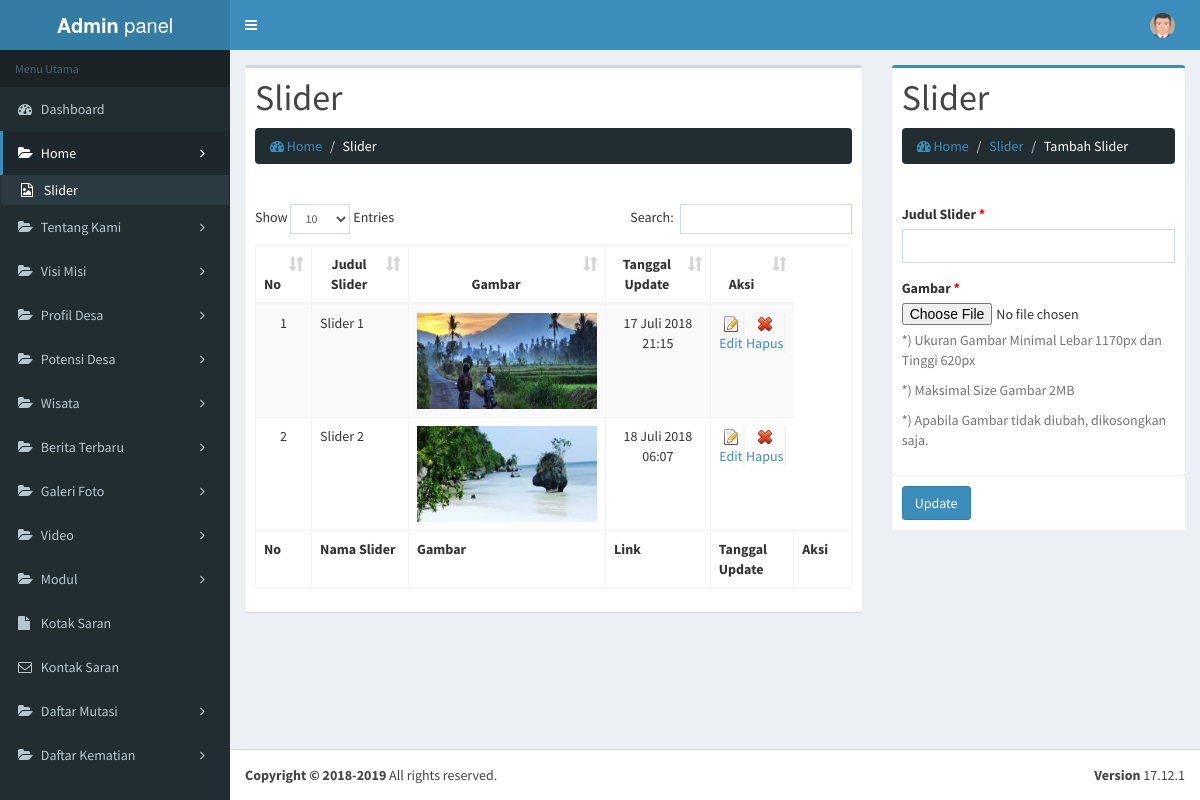
The app's page /admin/slider (signed in) with its own data.
### tables this page shows
CREATE TABLE `slider` (
  `id_slider` int(5) NOT NULL,
  `judul` varchar(180) NOT NULL,
  `gambar` varchar(180) NOT NULL,
  `tgl_update` datetime NOT NULL
);

### system/z_setting.php (called while the page is built, shortened)
<?php
	$sql7 = $pdo->query("SELECT id_modul, deskripsi, gambar, jenis_modul FROM modul WHERE status='On' ORDER BY id_modul ASC");
	while($tsql7 = $sql7->fetch(PDO::FETCH_ASSOC)) {
		if($tsql7['jenis_modul']!='Images'){
			$deskrip[$tsql7['id_modul']] = $tsql7['deskripsi'];
		}else{
			$deskrip[$tsql7['id_modul']] = $tsql7['gambar'];
		}
	}
	$nmgweb 	= explode(",", $deskrip[0]);
	$ng1=$nmgweb[0];
	$ng3=$nmgweb[2];
	$namaweb  	= $ng1;
	$imgname2  	= $ng3;
?>

### system/fungsi_indotgl2.php (called while the page is built, shortened)
<?php
	function tgl2($tgl2){
			$jam = substr($tgl2,11,5);
			$tanggal = substr($tgl2,8,2);
			$bulan = getBulan2(substr($tgl2,5,2));
			$tahun = substr($tgl2,0,4);
			return $tanggal.' '.$bulan.' '.$tahun.' '.$jam;
	}
	function getBulan2($bln){
				switch ($bln){
					case 7:
						return "Juli";
						break;
				}
			}
?>

### admin/modul/slider/index.php (the view, shortened to what this page needs)
<?php
if (empty($_SESSION['namaadmin']) AND empty($_SESSION['leveladmin'])){
	echo "<link href='style.css' rel='stylesheet' type='text/css'>
	<center>Untuk mengakses modul, Anda harus login <br>";
	echo "<a href=../../index.php><b>LOGIN</b></a></center>";
}else{
	$hal = "Slider";
	$module = "slider";
	switch($_GET['act']){
		case "list":
	?>
			<section class="content">
				<div class="row">
				<div class="col-md-8">
				  <div class="box">
					<div class="box-header">
						<h1 style="text-transform: capitalize;"><?php echo $hal; ?></h1>
						<ol class="breadcrumb">
							<li><a href="media.php?module=home"><i class="fa fa-dashboard"></i> Home</a></li>
							<li class="active"><?php echo $hal; ?></li>
						</ol>
					</div>
					<div class="box-body table-responsive">
						<table id="example1" class="table table-bordered table-striped">
						<thead>
						  <tr>
							<th width="2%" class="center">No</th>
							<th width="23%" class="center">Judul <?php echo $hal; ?></th>
							<th width="23%" class="center">Gambar</th>
							<th width="10%" class="center">Tanggal Update</th>
							<th width="15%"  class="center">Aksi</th>
						  </tr>
						</thead>
						<tbody>
						<?php
						$no = 1;
						$tampil = $pdo->query("SELECT * FROM slider ORDER BY judul ASC");
						while($r = $tampil->fetch(PDO::FETCH_ASSOC)){
							if($r["gambar"]==""){$gbr = "no-images.jpg";}else{$gbr = "slider/small/$imgname2-$r[gambar]";}
						?>
							<tr>
								<td align="center"><?php echo  $no; ?></td>
								<td><?php echo  $r['judul']; ?></td>
								<td align="center"><img src="../images/<?php echo $gbr; ?>" width="180px"></td>
								<td align="center"><?php echo  tgl2($r['tgl_update']); ?></td>
								<td align="center">
									<table class="tbltmbahan" style="width: 100%;padding: 0px;min-height: 28px;text-align: center; border: 0px;">
										<tr>
											<td style="border-right: 2px solid #f4f4f4;"><a href="<?php echo $module; ?>-edit-<?php echo $r['id_slider']; ?>" title="Edit"><img src="add-icon.gif"><br/>Edit</a></td>
											<td style="border-right: 2px solid #f4f4f4;"><a title="Hapus" onClick="javascript: return confirm('Data yang Sudah di Hapus TIDAK BISA Dikembalikan Kembali. Apakah Anda yakin ingin Menghapus Data Ini!!');" href='modul/<?php echo $module; ?>/aksi.php?module=<?php echo $module; ?>&act=remove&id=<?php echo $r['id_slider']; ?>' ><img src="hr.gif"><br/>Hapus</a>	</td>
										</tr>
									</table>
								</td>
							</tr>
						<?php
						$no++;
						}
						?>
						</tbody>
						<tfoot>
						  <tr>
							<th width="2%" class="center">No</th>
							<th width="23%" class="center">Nama <?php echo $hal; ?></th>
							<th width="23%" class="center">Gambar</th>
							<th width="23%" class="center">Link</th>
							<th width="10%" class="center">Tanggal Update</th>
							<th width="15%" class="center">Aksi</th>
						  </tr>
						</tfoot>
					  </table>
					</div>
				  </div>
				</div>
				<div class="col-md-4">
				  <div class="box box-primary">
					<div class="box-header">
						<h1 style="text-transform: capitalize;"><?php echo $hal; ?></h1>
						<ol class="breadcrumb">
							<li><a href="media.php?module=home"><i class="fa fa-dashboard"></i> Home</a></li>
							<li><a href="<?php echo $module; ?>"><?php echo $hal; ?></a></li>
							<li class="active">Tambah <?php echo $module; ?></li>
						</ol>
					</div>
					<form role="form" action="modul/slider/aksi.php?module=<?php echo $module; ?>&act=add" method="POST" enctype="multipart/form-data" >
						<div class="box-body table-responsive">
								<div class="form-group">
									<label for="exampleInputEmail1">Judul Slider <span title="wajib" style="color: red;">*</span></label>
									<input name="judul" type="text" class="form-control" required>
								</div>
								<div class="form-group">
									<label for="exampleInputFile">Gambar <span title="wajib" style="color: red;">*</span></label>
									<div class="photo">
									<input name="fupload" type="file" id="exampleInputFile">
									<p class="help-block">*) Ukuran Gambar Minimal Lebar 1170px dan Tinggi 620px</p>
									<p class="help-block">*) Maksimal Size Gambar 2MB</p>
									<p class="help-block">*) Apabila Gambar tidak diubah, dikosongkan saja.</p>
									</div>
								</div>
						</div>
						<div class="box-footer">
							<button type="submit" class="btn btn-primary">Update</button>
						</div>
					</form>
				  </div>
				</div>
			</section>
	<?php
		break;
	?>
	<?php
	}
}
?>

### admin/media.php (shortened to what this page needs)
<?php
if (empty($_SESSION['namaadmin']) AND empty($_SESSION['leveladmin'])){
	echo "<link href='css/screen.css' rel='stylesheet' type='text/css'><link href='css/reset.css' rel='stylesheet' type='text/css'>
	<center>Anda harus login dulu <br>";
	echo "<a href=index.php><b>LOGIN</b></a></center>";
}else{
	include "../system/koneksi.php";
	include "../system/z_setting.php";
	include "../system/fungsi_indotgl2.php";
?>
<!DOCTYPE html>
<html>
  <head>
    <link href="../system/css/font-awesome.min.css" rel="stylesheet">
    <link href="../system/css/font-awesome.css" rel="stylesheet">
    <link rel="stylesheet" href="bootstrap/css/bootstrap.min.css">
    <link rel="stylesheet" href="dist/css/AdminLTE.min.css">
    <link rel="stylesheet" href="dist/css/skins/_all-skins.min.css">
    <link rel="stylesheet" href="plugins/datatables/dataTables.bootstrap.css">
  </head>
  <body class="hold-transition skin-blue sidebar-mini">
    <div class="wrapper">
      <header class="main-header">
        <a href="media.php?module=home" class="logo">
          <span class="logo-lg" title="Admin <?php echo $namaweb; ?>"><b>Admin</b> <?php echo $namaweb; ?></span>
        </a>
        <nav class="navbar navbar-static-top" role="navigation">
          <a href="#" class="sidebar-toggle" data-toggle="offcanvas" role="button">
          </a>
		  <div class="navbar-custom-menu">
            <ul class="nav navbar-nav">
              <li class="dropdown user user-menu">
                <a href="#" class="dropdown-toggle" data-toggle="dropdown">
					<img src="avatar1.png" class="user-image" alt="User Image">
                </a>
              </li>
            </ul>
          </div>
		</nav>
      </header>
      <aside class="main-sidebar">
        <section class="sidebar">
		<?php include "menu.php"; ?>
        </section>
      </aside>
      <div class="content-wrapper">
		<?php include "content.php"; ?>
	  </div>
      <footer class="main-footer no-print">
        <div class="pull-right hidden-xs">
          <b>Version</b> 17.12.1
        </div>
        <strong>Copyright &copy; 2018-2019 </strong> All rights reserved.
      </footer>
    </div>
  </body>
</html>
<?php
}
?>

### admin/menu.php (shortened to what this page needs)
<?php if($_SESSION['leveladmin'] == 'admin'){ ?>
          <ul class="sidebar-menu">
            <li class="header">Menu Utama</li>
            <li class="<?php if($_GET['module']=='home'){echo "active";} ?>"><a href="home"><i class="fa fa-dashboard"></i> <span>Dashboard</span></a></li>
            <li class="treeview <?php if(($_GET['module']=='fasilitas')OR($_GET['module']=='keunggulan')OR($_GET['module']=='slider')OR($_GET['module']=='page')AND($_GET['id']=='0')){echo "active";} ?>">
				<a href="#">
					<i class="fa fa-folder-open"></i> <span>Home</span>
					<i class="fa fa-angle-right pull-right"></i>
				</a>
				<ul class="treeview-menu">
					<li class="<?php if(($_GET['module']=='slider')){echo "active";} ?>"><a href="slider"><i class="fa fa-file-image-o"></i> <span>Slider</span></a></li>
				</ul>
            </li>
			<li class="treeview <?php if(($_GET['module']=='page')AND($_GET['id']=='1')){echo "active";} ?>">
				<a href="#">
					<i class="fa fa-folder-open"></i> <span>Tentang Kami</span>
					<i class="fa fa-angle-right pull-right"></i>
				</a>
            </li>
			<li class="treeview <?php if(($_GET['module']=='page')AND($_GET['id']=='11')){echo "active";} ?>">
				<a href="#">
					<i class="fa fa-folder-open"></i> <span>Visi Misi</span>
					<i class="fa fa-angle-right pull-right"></i>
				</a>
            </li>
            <li class="treeview <?php if(($_GET['module']=='peraturan-desa')OR($_GET['module']=='page')AND($_GET['id']=='2')){echo "active";} ?>">
				<a href="#">
					<i class="fa fa-folder-open"></i> <span>Profil Desa</span>
					<i class="fa fa-angle-right pull-right"></i>
				</a>
            </li>
           <li class="treeview <?php if(($_GET['module']=='potensi-desa')OR($_GET['module']=='page')AND($_GET['id']=='25')){echo "active";} ?>">
				<a href="#">
					<i class="fa fa-folder-open"></i> <span>Potensi Desa</span>
					<i class="fa fa-angle-right pull-right"></i>
				</a>
            </li>
   			<li class="treeview <?php if(($_GET['module']=='wisata')OR($_GET['module']=='page')AND($_GET['id']=='26')){echo "active";} ?>">
				<a href="#">
					<i class="fa fa-folder-open"></i> <span>Wisata</span>
					<i class="fa fa-angle-right pull-right"></i>
				</a>
            </li>
            <li class="treeview <?php if(($_GET['module']=='inspirasi')OR($_GET['module']=='page')AND($_GET['id']=='4')){echo "active";} ?>">
				<a href="#">
					<i class="fa fa-folder-open"></i> <span>Berita Terbaru</span>
					<i class="fa fa-angle-right pull-right"></i>
				</a>
            </li>
            <li class="treeview <?php if(($_GET['module']=='galeri')OR($_GET['module']=='page')AND($_GET['id']=='5')){echo "active";} ?>">
				<a href="#">
					<i class="fa fa-folder-open"></i> <span>Galeri Foto</span>
					<i class="fa fa-angle-right pull-right"></i>
				</a>
            </li>
            <li class="treeview <?php if(($_GET['module']=='video')OR($_GET['module']=='page')AND($_GET['id']=='6')){echo "active";} ?>">
				<a href="#">
					<i class="fa fa-folder-open"></i> <span>Video</span>
					<i class="fa fa-angle-right pull-right"></i>
				</a>
            </li>
             <li class="treeview <?php if(($_GET['module']=='sosial')){echo "active";} ?>">
				<a href="#">
					<i class="fa fa-folder-open"></i> <span>Modul</span>
					<i class="fa fa-angle-right pull-right"></i>
				</a>
            </li>
			<li class="<?php if(($_GET['module']=='page')AND($_GET['id']=='3')){echo "active";} ?>"><a href="page-edit-3"><i class="fa fa-file" aria-hidden="true"></i> <span>Kotak Saran</span></a></li>
           <li class="<?php if(($_GET['module']=='contact')){echo "active";} ?>"><a href="contact"><i class="fa fa-envelope-o" aria-hidden="true"></i> <span>Kontak Saran</span></a></li>
            <li class="treeview <?php if(($_GET['module']=='mutasi')){echo "active";} ?>">
				<a href="#">
					<i class="fa fa-folder-open"></i> <span>Daftar Mutasi</span>
					<i class="fa fa-angle-right pull-right"></i>
				</a>
            </li>
              <li class="treeview <?php if(($_GET['module']=='kematian')){echo "active";} ?>">
				<a href="#">
					<i class="fa fa-folder-open"></i> <span>Daftar Kematian</span>
					<i class="fa fa-angle-right pull-right"></i>
				</a>
            </li>
          </ul>
          	<?php } ?>

### admin/content.php (shortened to what this page needs)
<?php
if ($_SESSION['leveladmin']=='admin'){
	if ($_GET['module']=='home'){
		include "modul/home/index.php";
	}
	elseif($_GET['module']=='page'){
		include "modul/page/index.php";
	}
	elseif($_GET['module']=='sosial'){
		include "modul/sosial/index.php";
	}
	elseif($_GET['module']=='perangkat-desa'){
		include "modul/perangkat-desa/index.php";
	}
	elseif($_GET['module']=='peraturan-desa'){
		include "modul/peraturan-desa/index.php";
	}
	elseif($_GET['module']=='desa'){
		include "modul/desa/index.php";
	}
	elseif($_GET['module']=='kepdes'){
		include "modul/kepdes/index.php";
	}
	elseif($_GET['module']=='mutasi'){
		include "modul/mutasi/index.php";
	}
	elseif($_GET['module']=='kematian'){
		include "modul/kematian/index.php";
	}
	elseif($_GET['module']=='lahir'){
		include "modul/lahir/index.php";
	}
	elseif($_GET['module']=='inspirasi'){
		include "modul/inspirasi/index.php";
	}
	elseif($_GET['module']=='slider'){
		include "modul/slider/index.php";
	}
	elseif($_GET['module']=='profil'){
		include "modul/profil/index.php";
	}
	elseif($_GET['module']=='galeri'){
		include "modul/galeri/index.php";
	}
	elseif($_GET['module']=='potensi-desa'){
		include "modul/potensi-desa/index.php";
	}
	elseif($_GET['module']=='wisata'){
		include "modul/wisata/index.php";
	}
	elseif($_GET['module']=='materi'){
		include "modul/materi/index.php";
	}
	elseif($_GET['module']=='video'){
		include "modul/video/index.php";
	}
	elseif($_GET['module']=='modul'){
		include "modul/modul/index.php";
	}
	elseif($_GET['module']=='contact'){
		include "modul/contact/index.php";
	}
	elseif($_GET['module']=='admin'){
		include "modul/admin/index.php";
	}
	elseif($_GET['module']=='error'){
		include "modul/error/index.php";
	}
	else{
	  echo "<p><b>not found!</b></p>";
	}
}
?>

### records on screen
slider: judul "Slider 1", gambar (picture), tgl_update "17 Juli 2018 21:15"
slider: judul "Slider 2", gambar (picture), tgl_update "18 Juli 2018 06:07"

### other values on screen
$namaweb "panel"
$hal "Slider"
$module "Slider"
